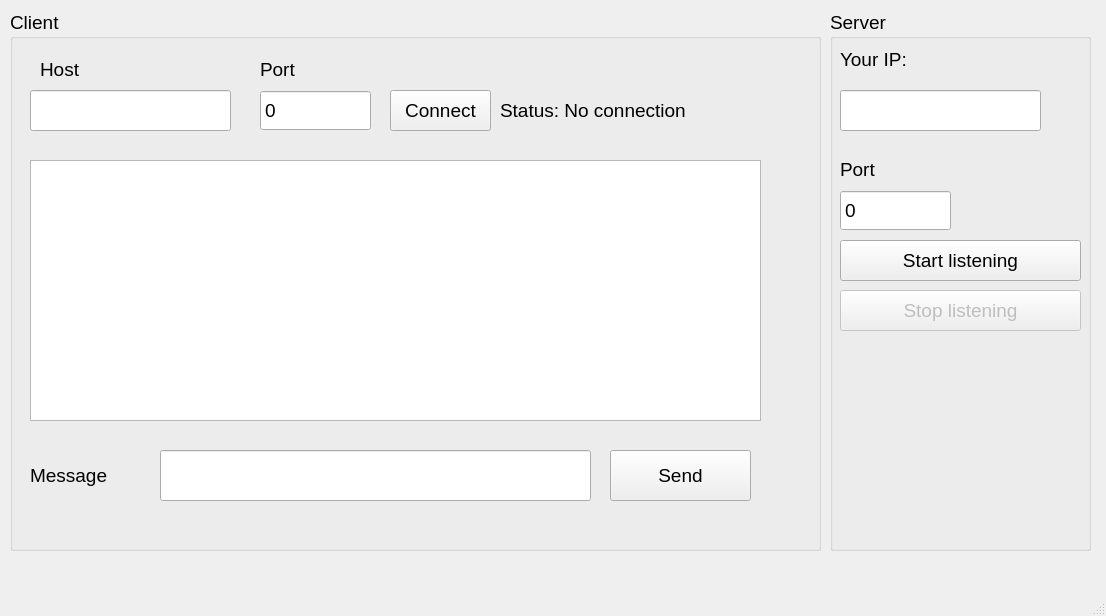
<?xml version="1.0" encoding="UTF-8"?>
<ui version="4.0">
 <class>MainWindow</class>
 <widget class="QMainWindow" name="MainWindow">
  <property name="geometry">
   <rect>
    <x>0</x>
    <y>0</y>
    <width>1106</width>
    <height>616</height>
   </rect>
  </property>
  <property name="font">
   <font>
    <pointsize>14</pointsize>
   </font>
  </property>
  <property name="windowTitle">
   <string>MainWindow</string>
  </property>
  <widget class="QWidget" name="centralwidget">
   <widget class="QGroupBox" name="groupBox">
    <property name="geometry">
     <rect>
      <x>10</x>
      <y>10</y>
      <width>811</width>
      <height>541</height>
     </rect>
    </property>
    <property name="title">
     <string>Client</string>
    </property>
    <widget class="QLabel" name="label_4">
     <property name="geometry">
      <rect>
       <x>20</x>
       <y>450</y>
       <width>101</width>
       <height>31</height>
      </rect>
     </property>
     <property name="text">
      <string>Message</string>
     </property>
    </widget>
    <widget class="QLineEdit" name="host_field">
     <property name="geometry">
      <rect>
       <x>20</x>
       <y>80</y>
       <width>201</width>
       <height>41</height>
      </rect>
     </property>
    </widget>
    <widget class="QLabel" name="label_2">
     <property name="geometry">
      <rect>
       <x>250</x>
       <y>50</y>
       <width>101</width>
       <height>18</height>
      </rect>
     </property>
     <property name="text">
      <string>Port</string>
     </property>
    </widget>
    <widget class="QSpinBox" name="port_field">
     <property name="geometry">
      <rect>
       <x>250</x>
       <y>80</y>
       <width>111</width>
       <height>41</height>
      </rect>
     </property>
     <property name="buttonSymbols">
      <enum>QAbstractSpinBox::NoButtons</enum>
     </property>
     <property name="maximum">
      <number>65535</number>
     </property>
    </widget>
    <widget class="QPushButton" name="connectButton">
     <property name="geometry">
      <rect>
       <x>380</x>
       <y>80</y>
       <width>101</width>
       <height>41</height>
      </rect>
     </property>
     <property name="text">
      <string>Connect</string>
     </property>
    </widget>
    <widget class="QPushButton" name="sendButton">
     <property name="geometry">
      <rect>
       <x>600</x>
       <y>440</y>
       <width>141</width>
       <height>51</height>
      </rect>
     </property>
     <property name="text">
      <string>Send</string>
     </property>
    </widget>
    <widget class="QLineEdit" name="message_field">
     <property name="geometry">
      <rect>
       <x>150</x>
       <y>440</y>
       <width>431</width>
       <height>51</height>
      </rect>
     </property>
    </widget>
    <widget class="QLabel" name="status_label">
     <property name="geometry">
      <rect>
       <x>490</x>
       <y>90</y>
       <width>261</width>
       <height>21</height>
      </rect>
     </property>
     <property name="text">
      <string>Status: No connection</string>
     </property>
    </widget>
    <widget class="QTextEdit" name="chat_window">
     <property name="geometry">
      <rect>
       <x>20</x>
       <y>150</y>
       <width>731</width>
       <height>261</height>
      </rect>
     </property>
     <property name="readOnly">
      <bool>true</bool>
     </property>
    </widget>
    <widget class="QLabel" name="label">
     <property name="geometry">
      <rect>
       <x>30</x>
       <y>50</y>
       <width>181</width>
       <height>18</height>
      </rect>
     </property>
     <property name="text">
      <string>Host</string>
     </property>
    </widget>
   </widget>
   <widget class="QGroupBox" name="groupBox_2">
    <property name="geometry">
     <rect>
      <x>830</x>
      <y>10</y>
      <width>261</width>
      <height>541</height>
     </rect>
    </property>
    <property name="title">
     <string>Server</string>
    </property>
    <widget class="QLabel" name="label_3">
     <property name="geometry">
      <rect>
       <x>10</x>
       <y>150</y>
       <width>101</width>
       <height>18</height>
      </rect>
     </property>
     <property name="text">
      <string>Port</string>
     </property>
    </widget>
    <widget class="QSpinBox" name="port_field_2">
     <property name="geometry">
      <rect>
       <x>10</x>
       <y>180</y>
       <width>111</width>
       <height>41</height>
      </rect>
     </property>
     <property name="buttonSymbols">
      <enum>QAbstractSpinBox::NoButtons</enum>
     </property>
     <property name="maximum">
      <number>65535</number>
     </property>
    </widget>
    <widget class="QPushButton" name="startButton">
     <property name="geometry">
      <rect>
       <x>10</x>
       <y>230</y>
       <width>241</width>
       <height>41</height>
      </rect>
     </property>
     <property name="text">
      <string>Start listening</string>
     </property>
    </widget>
    <widget class="QPushButton" name="stopButton">
     <property name="enabled">
      <bool>false</bool>
     </property>
     <property name="geometry">
      <rect>
       <x>10</x>
       <y>280</y>
       <width>241</width>
       <height>41</height>
      </rect>
     </property>
     <property name="text">
      <string>Stop listening</string>
     </property>
    </widget>
    <widget class="QLabel" name="label_5">
     <property name="geometry">
      <rect>
       <x>10</x>
       <y>40</y>
       <width>161</width>
       <height>18</height>
      </rect>
     </property>
     <property name="text">
      <string>Your IP:</string>
     </property>
    </widget>
    <widget class="QLineEdit" name="your_ip">
     <property name="geometry">
      <rect>
       <x>10</x>
       <y>80</y>
       <width>201</width>
       <height>41</height>
      </rect>
     </property>
     <property name="readOnly">
      <bool>true</bool>
     </property>
    </widget>
   </widget>
  </widget>
  <widget class="QMenuBar" name="menubar">
   <property name="geometry">
    <rect>
     <x>0</x>
     <y>0</y>
     <width>1106</width>
     <height>31</height>
    </rect>
   </property>
  </widget>
  <widget class="QStatusBar" name="statusbar"/>
 </widget>
 <resources/>
 <connections/>
</ui>
